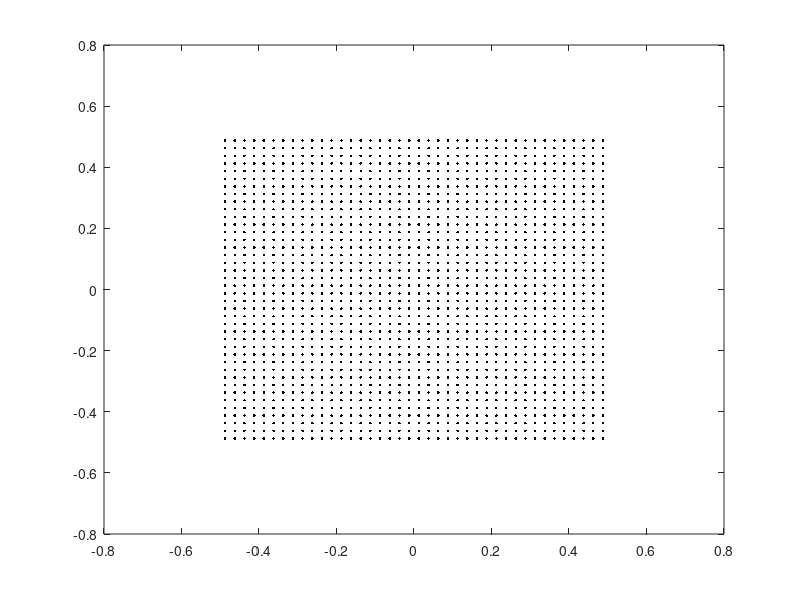

Write MATLAB code to recreate this figure. (Note: this script raises an error after producing the figure.)
clc
clear all
close all
% Computation Time
% Vectorial
% Time Dependent
% Neumann Boundary Conditions
% Non Linear
% SOR/ Jacobi
% Residual
dominio_x = [-.5, .5];
dominio_y = [-.5, .5];
n_nodes_x = 40;
n_nodes_y = 40;
tmax = 4;

dx = (dominio_x(2) - dominio_x(1) ) / n_nodes_x;
dy = (dominio_y(2) - dominio_y(1) ) / n_nodes_y;
dt = 0.5;

centro_x = (dominio_x(1)+dx/2) : dx : (dominio_x(2)-dx/2);
centro_y = (dominio_y(1)+dy/2) : dy : (dominio_y(2)-dy/2);

[x_nodes, y_nodes] = meshgrid(centro_x, centro_y);

plot(x_nodes, y_nodes, 'k.')

%--------- Coeff de difusao ----------
cd = -1;
Vx = 100;
Vy = 100;


S_boundary_n = false;
N_boundary_n = false;
W_boundary_n = false;
E_boundary_n = false;

S_n = 0;
N_n = 0;
W_n = 0;
E_n = 0;

U_old = arrayfun(@(u,v,t) exact(u,v,t), x_nodes, y_nodes, zeros(n_nodes_x, n_nodes_y));
U_old = U_old(:);
U_old2 = U_old;


for t=dt:dt:tmax

    A = sparse(n_nodes_y*n_nodes_x, n_nodes_y*n_nodes_x);
    B = sparse(n_nodes_y*n_nodes_x, 1);

    i = 1 ;% Vertical Counter
    j = 1; % Horizontal counter
    
    %Matrix Assembly
    for k=1:n_nodes_y*n_nodes_x   
        % --- West Flux ---
        if j == 1 % Boundary
            %Diffusion
            A(k,k) = A(k,k) - 3.5*cd*(dy/dx);
            A(k,k+1) = A(k,k+1) + 0.5*cd*dy/dx;
            B(k) = B(k) - 3*cd*dy/dx*exact(centro_x(j)-(dx/2), centro_y(i),t);
            %Convection
            B(k) = B(k) + Vx*dy*exact(centro_x(j)-(dx/2), centro_y(i),t);     
        else % Center
            %Diffusion
            A(k,k) = A(k,k) - cd*(dy/dx);
            A(k,k-1) = A(k,k-1) + cd*(dy/dx);

            %Convection
            if Vx > 0
                if j==2
                    A(k,k-1) = A(k,k-1) - 2*Vx*dy;
                    B(k) = B(k) - 1*Vx*dy*exact(centro_x(j-1)-(dx/2), centro_y(i),t);
                else
                    A(k,k-1)=A(k,k-1) - 3*(Vx*dy*0.5);
                    A(k,k-2)=A(k,k-2) + 1*(Vx*dy*0.5);
                end
            else %vento negativo
                if j== n_nodes_x
                    A(k,k) = A(k,k) - 2*Vx*dy;
                    B(k) = B(k) - 1*Vx*dy*exact(centro_x(j)+ (dx/2), centro_y(i),t);
                else
                    A(k,k)=A(k,k) - 3*(Vx*dy*0.5); 
                    A(k,k+1)=A(k,k+1) + 1*(Vx*dy*0.5);
                end
            end
        end

        % --- East Flux ---
        if j == n_nodes_x % Boundary
            A(k,k)= A(k,k) - 3.5*cd*(dy/dx);
            A(k,k-1)= A(k,k-1) + 0.5*cd*(dy/dx);
            B(k)= B(k) - 3*cd*(dy/dx)*exact(centro_x(j)+(dx/2), centro_y(i),t);
            %Convection
            B(k) = B(k) - Vx*dy*exact(centro_x(j)+(dx/2), centro_y(i),t);
        else % Center
            %Diffusion
            A(k,k)= A(k,k) - cd*(dy/dx);
            A(k,k+1)= A(k,k+1) + cd*(dy/dx);   
            %Convection
            if Vx > 0
                 if j==1
                    A(k,k) = A(k,k) + 2*Vx*dy;
                    B(k) = B(k) + 1*Vx*dy*exact(centro_x(j)-(dx/2), centro_y(i),t);
                 else
                    A(k,k)= A(k,k) + 3*(Vx*dy*0.5);
                    A(k,k-1)= A(k,k-1) - 1*(Vx*dy*0.5);
                 end
            else %vento negativo
                if j==n_nodes_x-1
                    A(k,k+1)= A(k,k+1) + 2*(Vx*dy);
                    B(k) = B(k) + 1*Vx*dy*exact(centro_x(j+1)+(dx/2), centro_y(i),t);
                else
                    A(k,k+1)= A(k,k+1) + 3*(Vx*dy*0.5); 
                    A(k,k+2)= A(k,k+2) - 1*(Vx*dy*0.5);
                end
            end
        end

        % --- South Flux ---
        if i == 1 % Boundary
            % Diffusion
            A(k,k)= A(k,k) - 3.5*cd*(dx/dy);
            A(k,k+n_nodes_x)= A(k,k+n_nodes_x) + 0.5*cd*(dx/dy);
            B(k)= B(k) - 3*cd*(dx/dy) * exact(centro_x(j), centro_y(i)-(dy/2),t);
            % Convection
            B(k) = B(k) + Vy*dx*exact(centro_x(j), centro_y(i)-(dy/2),t);
        else % Center
            % Diffusion
            A(k,k) = A(k,k) - cd*(dx/dy);
            A(k,k-n_nodes_x) = A(k,k-n_nodes_x) + cd*(dx/dy);
            % Convection
            if Vy > 0
                if i == 2 
                    A(k,k-n_nodes_x) = A(k,k-n_nodes_x) - Vy*dx*2;
                    B(k) = B(k) - Vy*dx*exact(centro_x(j), centro_y(i-1)-(dy/2),t);
                else
                    A(k,k-n_nodes_x) = A(k,k-n_nodes_x) - 0.5*Vy*dx*3;
                    A(k,k-2*n_nodes_x) = A(k,k-2*n_nodes_x) + 0.5*Vy*dx;  
                end
            else
                if i == n_nodes_y
                    A(k,k) = A(k,k) - Vy*dx*2;
                    B(k) = B(k) - Vy*dx*exact(centro_x(j), centro_y(i)+(dy/2),t);
                else 
                    A(k,k) = A(k,k) - 0.5*Vy*dx*3;
                    A(k,k+n_nodes_x) = A(k,k+n_nodes_x) + 0.5*Vy*dx;
                end 
            end
        end

        % --- North Flux ---
        if i == n_nodes_y % Boundary
            % Diffusion
            A(k,k) = A(k,k) - 3.5*cd*(dx/dy);
            A(k,k-n_nodes_x) = A(k,k-n_nodes_x) + 0.5*cd*dx/dy;
            B(k) = B(k) - 3*cd*(dx/dy)*exact(centro_x(j), centro_y(i)+(dy/2),t);
            % Convection
            B(k) = B(k) - Vy*dx*exact(centro_x(j), centro_y(i)+(dy/2),t);
        else % Center
            % Diffusion
            A(k,k) = A(k,k) - cd*(dx/dy);
            A(k,k+n_nodes_x) = A(k,k+n_nodes_x) + cd*(dx/dy);

            % Convection
            if Vy > 0
                if i == 1
                    A(k,k) = A(k,k) + Vy*dx*2;
                    B(k) = B(k) + Vy*dx*exact(centro_x(j), centro_y(i)-(dy/2),t);
                else 
                    A(k,k) = A(k,k) + 0.5*Vy*dx*3;
                    A(k,k-n_nodes_x) = A(k,k-n_nodes_x) - 0.5*Vy*dx;
                end
            else
                if i == n_nodes_y-1
                    A(k,k+n_nodes_x) = A(k,k+n_nodes_x) + Vy*dx*2;
                    B(k) = B(k) + Vy*dx*exact(centro_x(j), centro_y(i+1)+(dy/2),t);
                else
                    A(k,k+n_nodes_x) = A(k,k+n_nodes_x) + 0.5*Vy*dx*3;
                    A(k,k+2*n_nodes_x) = A(k,k+2*n_nodes_x) - 0.5*Vy*dx;
                end
            end
        end


        % --- Source ---
        B(k) = B(k) + source(centro_x(j), centro_y(i),t)*dx*dy;

        
        % --- Time ---
        if t == dt
        A(k,k) = A(k,k) + dx*dy/dt;
        B(k) = B(k) + U_old(k)*dx*dy/dt;
        else 
        A(k,k) = A(k,k) + 1.5*dx*dy/dt;
        B(k) = B(k) + 2*U_old(k)*dx*dy/dt - 0.5*U_old2(k)*dx*dy/dt;
        end
        
        
        if j == n_nodes_x % Right Boundary
            j = 1;
            i = i+1;
        else
            j = j+1;
        end
    end

    U = A\B;
        
    U = vec2mat(U,n_nodes_x);

    U_exact = arrayfun(@(u,v,t) exact(u,v,t), x_nodes, y_nodes, t*ones(n_nodes_x,n_nodes_y));
    
    Error = abs((U_exact - U));
    
    figure(1)
    h = pcolor(x_nodes, y_nodes, U);
    title(['U at time: ', num2str(t)]);
    %set(h, 'EdgeColor', 'none');
    colormap(jet);
    colorbar;
    caxis([5, 35]);

    figure(2)
    h = pcolor(x_nodes, y_nodes, Error);
    %set(h, 'EdgeColor', 'none');
    title(['Error at time: ', num2str(t)]);
    colormap(jet);
    colorbar;
    caxis([0, 0.12]);

    max(max(Error))
    
    pause(0.5);
    
    U_old2 = U_old;
    U_old = U;
    
end





% SOR = false;
% if SOR
%     w = 1.5;
%     n_iter_limit = 20;
%     n_iter = 1;
%     u_old = zeros(n_nodes_x*n_nodes_y,1);
%     residual = 1;
%     while residual >= 1e-4
%        Low = -tril(A,-1);
%        Up = -triu(A,1);
%        D = diag(diag(A));
%        u = zeros(n_nodes_x*n_nodes_y,1);
%        for i=1:n_nodes_x*n_nodes_y
%            u(i) = D(i,i)^-1 * ( Low(i,:)*u + Up(i,:)*u_old + B(i));
%            u(i) = u_old(i) + w*(u(i)-u_old(i));      
%        end
%        residual = sum((u-u_old).^2)^0.5;
%        u_old = u;
%        
%        display = ['Iteration: ', n_iter]
%        disp(display)
%        display = ['Residual: ', residual]
%        disp(display)
% 	
%         if n_iter >= n_iter_limit
%             break
%         end
%         n_iter = n_iter + 1;   
%     end
%     U = u;
% else
%     U = A\B;
% end

